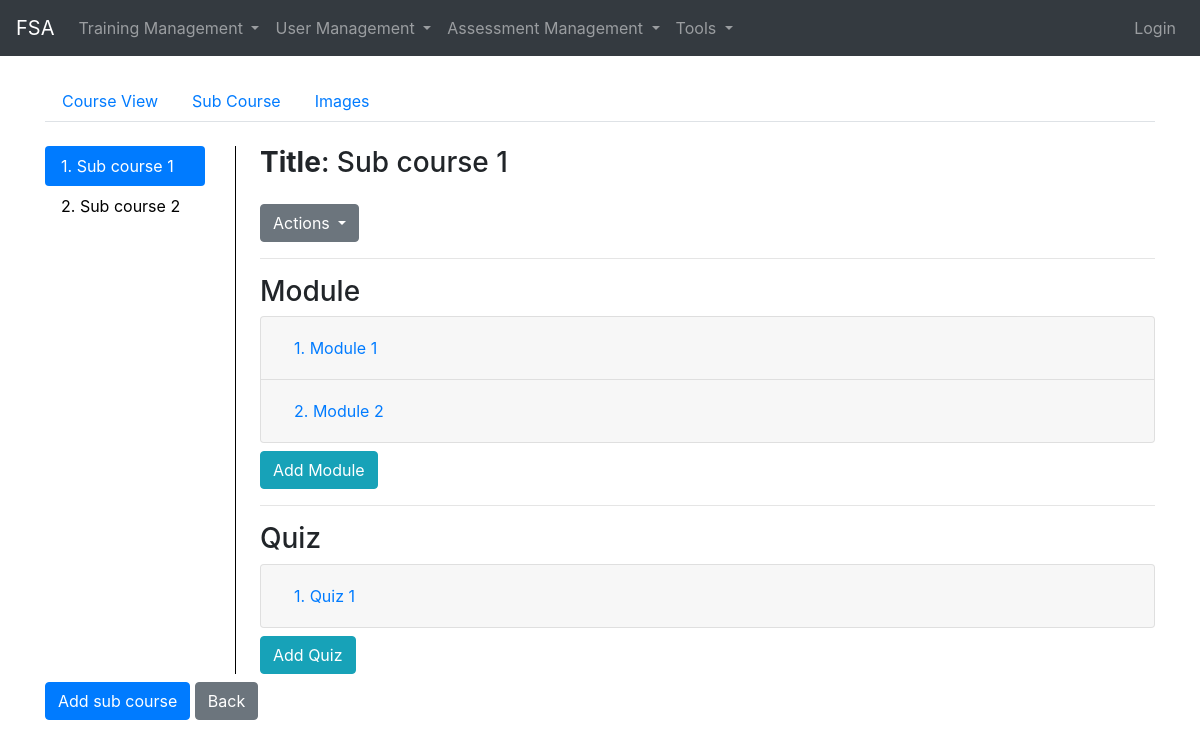
/course/1/sub_course/list/, run on the app's committed database.
### module_group/models.py (models this page shows, shortened)
class ModuleGroup(models.Model):
    group_name = models.CharField(max_length=255)

### course/models.py (models this page shows, shortened)
class Sub_Course(models.Model):
    title = models.CharField(max_length=255)
    order = models.IntegerField()
    course = models.ForeignKey(Course, on_delete=models.CASCADE, related_name='sub_courses')
    class Meta:
        unique_together = ('course', 'order')

class Module(models.Model):
    title = models.CharField(max_length=255)
    order = models.IntegerField()
    created_by = models.ForeignKey(User, on_delete= models.SET_NULL, null=True, related_name="module_created")
    sub_course = models.ForeignKey(Sub_Course, on_delete=models.CASCADE, related_name='modules')
    created_at = models.DateTimeField(auto_now_add=True)
    updated_at = models.DateTimeField(auto_now=True)
    class Meta:
        unique_together = ('order', 'sub_course')

class Quiz(models.Model):
    quiz_title = models.CharField(max_length=255)
    quiz_description = models.TextField(blank=True, null=True, max_length=500)
    total_mark = models.IntegerField()
    mark_to_pass = models.IntegerField()
    time_limit = models.IntegerField(null=True, default=0)
    using_seb = models.BooleanField(default=False)
    order = models.IntegerField()
    created_by = models.ForeignKey(User, on_delete= models.SET_NULL, null=True, related_name="quiz_created")
    sub_course = models.ForeignKey(Sub_Course, on_delete=models.CASCADE, related_name='quizzes')
    created_at = models.DateTimeField(auto_now_add=True)
    updated_at = models.DateTimeField(auto_now=True)
    class Meta:
        unique_together = ('order', 'sub_course')

### course/views/sub_course_management.py (the view)
# urls.py: path('<int:course_pk>/sub_course/list/',sub_course_management.sub_course_list,name='sub_course_list'),
def sub_course_list(request, course_pk):
    last_sub_course_pk = cache.get('last_sub_course_pk')
    cache.delete('last_sub_course_pk')
    module_groups = ModuleGroup.objects.all()
    course = get_object_or_404(Course, pk=course_pk)
    sub_courses = course.sub_courses.all().order_by("order")
    context = {
        "module_groups" : module_groups,
        "last_sub_course_pk" : last_sub_course_pk,
        "course" : course,
        "sub_courses": {},
    }
    for sub_course in sub_courses:
        modules = sub_course.modules.all().order_by("order")
        quizzes = sub_course.quizzes.all().order_by("order")
        context['sub_courses'][sub_course] = {
            'modules': {},
            'quizzes': quizzes,
        }
        for module in modules:
            sub_modules = module.sub_modules.all().order_by("order")
            context['sub_courses'][sub_course]['modules'][module] = sub_modules
    return render(request, "sub_course_management/sub_course_list.html", context)

### course/templates/sub_course_management/sub_course_list.html (shortened to what this page needs)
{% extends 'base.html' %}
{% block content %}
<div class="container mt-4">
    {% include "nav_tab.html" %}
    <div class="row mb-2">
        <div class="col-2">
            <div class="nav flex-column nav-pills" id="v-pills-tab" role="tablist" aria-orientation="vertical">
                {% for sub_course in sub_courses %}
                <button
                    class="nav-link {% if last_sub_course_pk %}{% if sub_course.pk == last_sub_course_pk %}active{% endif %}{% else %}{% if forloop.counter == 1 %}active{% endif %}{% endif %} text-left w-100 text-truncate"
                    id="sub_course_id_{{ sub_course.pk }}_tab" data-toggle="pill" data-target="#sub_course_id_{{ sub_course.pk }}"
                    type="button" role="tab" aria-controls="sub_course_id_{{ sub_course.pk }}"
                    aria-selected="{% if last_sub_course_pk %}{% if sub_course.pk == last_sub_course_pk %}true{% endif %}{% else %}{% if forloop.counter == 1 %}true{% else %}false{% endif %}{% endif %}">
                    {{ sub_course.order }}. {{ sub_course.title }}
                </button>
                {% endfor %}
            </div>
        </div>
        <div class="col-10">
            <div class="tab-content" id="v-pills-tab">
                {% for sub_course, modules_and_quizzes in sub_courses.items %}
                <div class="tab-pane fade {% if last_sub_course_pk %}{% if sub_course.pk == last_sub_course_pk %}active show{% endif %}{% else %}{% if forloop.counter == 1 %}active show{% endif %}{% endif %} pl-4"
                    id="sub_course_id_{{ sub_course.pk }}" role="tabpanel" aria-labelledby="sub_course_id_{{ sub_course.pk }}_tab"
                    style="border-left: solid 1px black;">
                    <h3 class="mb-4"><strong>Title</strong>: {{ sub_course.title }}</h3>
                    <div class="dropdown">
                        <a class="btn btn-secondary dropdown-toggle" href="#" role="button" data-toggle="dropdown"
                            aria-expanded="false">
                            Actions
                        </a>
                    </div>
                    <hr>
                    <h3>Module</h3>
                    {% include "module_management/module_collapse.html" %}
                    <a href="{% url "course:module_add" course.pk sub_course.pk %}" class="btn btn-info">Add Module</a>
                    <hr>
                    <h3>Quiz</h3>
                    {% include "quiz_management/quiz_collapse.html" %}
                    <a href="{% url 'course:quiz_add' course.pk sub_course.pk %}" class="btn btn-info">Add Quiz</a>
                </div>
                {% endfor %}
            </div>
        </div>
    </div>
    <a href="{% url 'course:sub_course_add' course.pk%}" class="btn btn-primary">Add sub course</a>
    <a href="{% url 'course:course_list'%}" class="btn btn-secondary">Back</a>
</div>
{% endblock %}

### templates/base.html (shortened to what this page needs)
<!DOCTYPE html>
<html lang="en">
    <head>
        {% load static %}
        <link rel="stylesheet" href="https://cdn.jsdelivr.net/npm/bootstrap@4.6.2/dist/css/bootstrap.min.css">
        <link rel="stylesheet" href="https://cdnjs.cloudflare.com/ajax/libs/font-awesome/6.6.0/css/all.min.css">
    </head>
<body>
    <nav class="navbar navbar-expand-lg navbar-dark bg-dark">
        <a class="navbar-brand" href="{% url 'main:home' %}">FSA</a>
        <div class="collapse navbar-collapse">
            <ul class="navbar-nav mr-auto">
                {% for group in module_groups %}
                    <li class="nav-item dropdown">
                        <a class="nav-link dropdown-toggle" href="#" id="{{ group.id }}" role="button" data-toggle="dropdown" aria-haspopup="true" aria-expanded="false">
                            {{ group.group_name }}
                        </a>
                    </li>
                {% endfor %}
            </ul>
            <ul class="navbar-nav ml-auto">
                {% if user.is_authenticated %}
                    <li class="nav-item">
                        <a class="nav-link" href="{% url 'main:logout' %}">Logout</a>
                    </li>
                {% else %}
                    <li class="nav-item">
                        <a class="nav-link" href="{% url 'main:login' %}">Login</a>
                    </li>
                {% endif %}
            </ul>
        </div>
    </nav>
    <div class="container-fluid mt-4">
        {% block content %}
        {% endblock %}
    </div>
</body>
</html>

### course/templates/nav_tab.html
<ul class="nav nav-tabs mb-4">
    <li class="nav-item">
      <a class="nav-link " href="{% url 'course:course_view' course.pk %}">Course View</a>
    </li>
    <li class="nav-item">
      <a class="nav-link" href="{% url 'course:sub_course_list' course.pk %}">Sub Course</a>
    </li>
    <li class="nav-item">
      <a class="nav-link" href="{% url 'course:image_list' course.pk %}">Images</a>
    </li>
  </ul>

### course/templates/module_management/module_collapse.html (shortened to what this page needs)
<div class="accordion my-2" id="accordionExample">
    {% for module, sub_modules in modules_and_quizzes.modules.items %}
    <div class="card">
      <div class="card-header" id="quiz_heading_{{ module.pk }}">
        <h2 class="mb-0">
          <button class="btn btn-link btn-block text-left collapsed" type="button" data-toggle="collapse" data-target="#module_collapse_{{ module.pk }}" aria-expanded="false" aria-controls="module_collapse_{{ module.pk }}">
            {{ module.order }}. {{ module.title }}
          </button>
        </h2>
      </div>
    </div>
{% endfor %}
</div>

### course/templates/quiz_management/quiz_collapse.html (shortened to what this page needs)
<div class="accordion my-2" id="accordionExample">
  {% for quiz in modules_and_quizzes.quizzes %}
  <div class="card">
    <div class="card-header" id="quiz_heading_{{ quiz.pk }}">
      <h2 class="mb-0">
        <button class="btn btn-link btn-block text-left collapsed" type="button" data-toggle="collapse"
          data-target="#quiz_collapse_{{ quiz.pk }}" aria-expanded="false" aria-controls="quiz_collapse_{{ quiz.pk }}">
          {{ quiz.order }}. {{ quiz.quiz_title }}
        </button>
      </h2>
    </div>
  </div>
  {% endfor %}
</div>

### data on the page
ModuleGroup: group_name "Training Management"
ModuleGroup: group_name "User Management"
ModuleGroup: group_name "Assessment Management"
ModuleGroup: group_name "Tools"
Sub_Course: order "1", title "Sub course 1"
Sub_Course: order "2", title "Sub course 2"
Module: order "1", title "Module 1"
Module: order "2", title "Module 2"
Quiz: order "1", quiz_title "Quiz 1"
